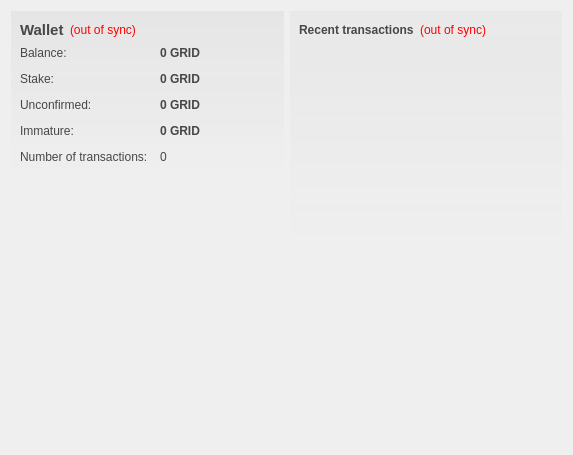
<?xml version="1.0" encoding="UTF-8"?>
<ui version="4.0">
 <class>OverviewPage</class>
 <widget class="QWidget" name="OverviewPage">
  <property name="geometry">
   <rect>
    <x>0</x>
    <y>0</y>
    <width>573</width>
    <height>455</height>
   </rect>
  </property>
  <property name="windowTitle">
   <string>Form</string>
  </property>
  <property name="styleSheet">
   <string notr="true">#OverviewPage { color: #464747; }</string>
  </property>
  <layout class="QHBoxLayout" name="horizontalLayout" stretch="1,1">
   <item>
    <layout class="QVBoxLayout" name="verticalLayout_2">
     <item>
      <widget class="QFrame" name="frame">
       <property name="styleSheet">
        <string notr="true">#frame { background-color: qlineargradient(spread:pad, x1:0, y1:0, x2:0, y2:1, stop:0 rgba(70,71,71,15), stop:1.0 rgba(70,71,71,0)); }</string>
       </property>
       <layout class="QVBoxLayout" name="verticalLayout_4">
        <item>
         <layout class="QHBoxLayout" name="horizontalLayout_4">
          <item>
           <widget class="QLabel" name="label_5">
            <property name="font">
             <font>
              <pointsize>11</pointsize>
              <weight>75</weight>
              <bold>true</bold>
             </font>
            </property>
            <property name="styleSheet">
             <string notr="true">color: #464747;</string>
            </property>
            <property name="text">
             <string>Wallet</string>
            </property>
           </widget>
          </item>
          <item>
           <widget class="QLabel" name="labelWalletStatus">
            <property name="toolTip">
             <string>The displayed information may be out of date. Your wallet automatically synchronizes with the GridBit network after a connection is established, but this process has not completed yet.</string>
            </property>
            <property name="styleSheet">
             <string notr="true">QLabel { color: red; }</string>
            </property>
            <property name="text">
             <string notr="true">(out of sync)</string>
            </property>
            <property name="alignment">
             <set>Qt::AlignLeading|Qt::AlignLeft|Qt::AlignVCenter</set>
            </property>
           </widget>
          </item>
          <item>
           <spacer name="horizontalSpacer_2">
            <property name="orientation">
             <enum>Qt::Horizontal</enum>
            </property>
            <property name="sizeHint" stdset="0">
             <size>
              <width>40</width>
              <height>20</height>
             </size>
            </property>
           </spacer>
          </item>
         </layout>
        </item>
        <item>
         <layout class="QFormLayout" name="formLayout_2">
          <property name="fieldGrowthPolicy">
           <enum>QFormLayout::AllNonFixedFieldsGrow</enum>
          </property>
          <property name="horizontalSpacing">
           <number>12</number>
          </property>
          <property name="verticalSpacing">
           <number>12</number>
          </property>
          <item row="0" column="0">
           <widget class="QLabel" name="label">
            <property name="styleSheet">
             <string notr="true">color: #464747;</string>
            </property>
            <property name="text">
             <string>Balance:</string>
            </property>
           </widget>
          </item>
          <item row="0" column="1">
           <widget class="QLabel" name="labelBalance">
            <property name="font">
             <font>
              <weight>75</weight>
              <bold>true</bold>
             </font>
            </property>
            <property name="cursor">
             <cursorShape>IBeamCursor</cursorShape>
            </property>
            <property name="toolTip">
             <string>Your current balance</string>
            </property>
            <property name="styleSheet">
             <string notr="true">color: #464747;</string>
            </property>
            <property name="text">
             <string notr="true">0 GRID</string>
            </property>
            <property name="textInteractionFlags">
             <set>Qt::LinksAccessibleByMouse|Qt::TextSelectableByKeyboard|Qt::TextSelectableByMouse</set>
            </property>
           </widget>
          </item>
          <item row="1" column="0">
           <widget class="QLabel" name="label_6">
            <property name="styleSheet">
             <string notr="true">color: #464747;</string>
            </property>
            <property name="text">
             <string>Stake:</string>
            </property>
           </widget>
          </item>
          <item row="1" column="1">
           <widget class="QLabel" name="labelStake">
            <property name="font">
             <font>
              <weight>75</weight>
              <bold>true</bold>
             </font>
            </property>
            <property name="cursor">
             <cursorShape>IBeamCursor</cursorShape>
            </property>
            <property name="toolTip">
             <string>Total of coins that was staked, and do not yet count toward the current balance</string>
            </property>
            <property name="styleSheet">
             <string notr="true">color: #464747;</string>
            </property>
            <property name="text">
             <string notr="true">0 GRID</string>
            </property>
            <property name="textInteractionFlags">
             <set>Qt::LinksAccessibleByMouse|Qt::TextSelectableByKeyboard|Qt::TextSelectableByMouse</set>
            </property>
           </widget>
          </item>
          <item row="2" column="0">
           <widget class="QLabel" name="label_3">
            <property name="styleSheet">
             <string notr="true">color: #464747;</string>
            </property>
            <property name="text">
             <string>Unconfirmed:</string>
            </property>
           </widget>
          </item>
          <item row="2" column="1">
           <widget class="QLabel" name="labelUnconfirmed">
            <property name="font">
             <font>
              <weight>75</weight>
              <bold>true</bold>
             </font>
            </property>
            <property name="cursor">
             <cursorShape>IBeamCursor</cursorShape>
            </property>
            <property name="toolTip">
             <string>Total of transactions that have yet to be confirmed, and do not yet count toward the current balance</string>
            </property>
            <property name="styleSheet">
             <string notr="true">color: #464747;</string>
            </property>
            <property name="text">
             <string notr="true">0 GRID</string>
            </property>
            <property name="textInteractionFlags">
             <set>Qt::LinksAccessibleByMouse|Qt::TextSelectableByKeyboard|Qt::TextSelectableByMouse</set>
            </property>
           </widget>
          </item>
          <item row="3" column="0">
           <widget class="QLabel" name="labelImmatureText">
            <property name="styleSheet">
             <string notr="true">color: #464747;</string>
            </property>
            <property name="text">
             <string>Immature:</string>
            </property>
           </widget>
          </item>
          <item row="3" column="1">
           <widget class="QLabel" name="labelImmature">
            <property name="font">
             <font>
              <weight>75</weight>
              <bold>true</bold>
             </font>
            </property>
            <property name="toolTip">
             <string>Mined balance that has not yet matured</string>
            </property>
            <property name="styleSheet">
             <string notr="true">color: #464747;</string>
            </property>
            <property name="text">
             <string notr="true">0 GRID</string>
            </property>
            <property name="textInteractionFlags">
             <set>Qt::LinksAccessibleByMouse|Qt::TextSelectableByKeyboard|Qt::TextSelectableByMouse</set>
            </property>
           </widget>
          </item>
          <item row="4" column="0">
           <widget class="QLabel" name="label_2">
            <property name="styleSheet">
             <string notr="true">color: #464747;</string>
            </property>
            <property name="text">
             <string>Number of transactions:</string>
            </property>
           </widget>
          </item>
          <item row="4" column="1">
           <widget class="QLabel" name="labelNumTransactions">
            <property name="toolTip">
             <string>Total number of transactions in wallet</string>
            </property>
            <property name="styleSheet">
             <string notr="true">color: #464747;</string>
            </property>
            <property name="text">
             <string notr="true">0</string>
            </property>
           </widget>
          </item>
         </layout>
        </item>
       </layout>
      </widget>
     </item>
     <item>
      <spacer name="verticalSpacer">
       <property name="orientation">
        <enum>Qt::Vertical</enum>
       </property>
       <property name="sizeHint" stdset="0">
        <size>
         <width>20</width>
         <height>40</height>
        </size>
       </property>
      </spacer>
     </item>
     <item>
      <widget class="QLabel" name="label_6">
       <property name="text">
        <string/>
       </property>
       <property name="pixmap">
        <pixmap resource="../bitcoin.qrc">:/images/backg</pixmap>
       </property>
       <property name="scaledContents">
        <bool>false</bool>
       </property>
       <property name="alignment">
        <set>Qt::AlignCenter</set>
       </property>
       <property name="margin">
        <number>-2</number>
       </property>
      </widget>
     </item>
    </layout>
   </item>
   <item>
    <layout class="QVBoxLayout" name="verticalLayout_3">
     <item>
      <widget class="QFrame" name="frame_2">
       <property name="styleSheet">
        <string notr="true">#frame_2 { background-color: qlineargradient(spread:pad, x1:0, y1:0, x2:0, y2:1, stop:0 rgba(70,71,71,10), stop:1.0 rgba(70,71,71,0)); }</string>
       </property>
       <layout class="QVBoxLayout" name="verticalLayout">
        <item>
         <layout class="QHBoxLayout" name="horizontalLayout_2">
          <item>
           <widget class="QLabel" name="label_4">
            <property name="styleSheet">
             <string notr="true">color: #464747;</string>
            </property>
            <property name="text">
             <string>&lt;b&gt;Recent transactions&lt;/b&gt;</string>
            </property>
           </widget>
          </item>
          <item>
           <widget class="QLabel" name="labelTransactionsStatus">
            <property name="toolTip">
             <string>The displayed information may be out of date. Your wallet automatically synchronizes with the GridBit network after a connection is established, but this process has not completed yet.</string>
            </property>
            <property name="styleSheet">
             <string notr="true">QLabel { color: red; }</string>
            </property>
            <property name="text">
             <string notr="true">(out of sync)</string>
            </property>
            <property name="alignment">
             <set>Qt::AlignRight|Qt::AlignTrailing|Qt::AlignVCenter</set>
            </property>
           </widget>
          </item>
          <item>
           <spacer name="horizontalSpacer">
            <property name="orientation">
             <enum>Qt::Horizontal</enum>
            </property>
            <property name="sizeHint" stdset="0">
             <size>
              <width>40</width>
              <height>20</height>
             </size>
            </property>
           </spacer>
          </item>
         </layout>
        </item>
        <item>
         <widget class="QListView" name="listTransactions">
          <property name="styleSheet">
           <string notr="true">QListView { background: transparent; }</string>
          </property>
          <property name="frameShape">
           <enum>QFrame::NoFrame</enum>
          </property>
          <property name="verticalScrollBarPolicy">
           <enum>Qt::ScrollBarAlwaysOff</enum>
          </property>
          <property name="horizontalScrollBarPolicy">
           <enum>Qt::ScrollBarAlwaysOff</enum>
          </property>
          <property name="selectionMode">
           <enum>QAbstractItemView::NoSelection</enum>
          </property>
         </widget>
        </item>
       </layout>
      </widget>
     </item>
     <item>
      <spacer name="verticalSpacer_2">
       <property name="orientation">
        <enum>Qt::Vertical</enum>
       </property>
       <property name="sizeHint" stdset="0">
        <size>
         <width>20</width>
         <height>40</height>
        </size>
       </property>
      </spacer>
     </item>
    </layout>
   </item>
  </layout>
 </widget>
 <resources>
  <include location="../bitcoin.qrc"/>
 </resources>
 <connections/>
</ui>
